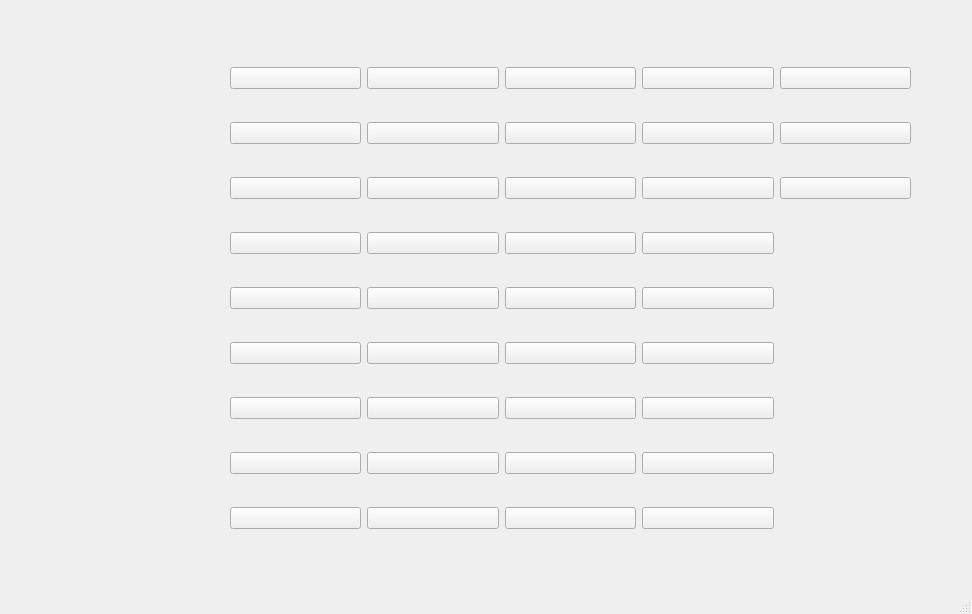
<?xml version="1.0" encoding="UTF-8"?>
<ui version="4.0">
 <class>MainWindow</class>
 <widget class="QMainWindow" name="MainWindow">
  <property name="geometry">
   <rect>
    <x>0</x>
    <y>0</y>
    <width>972</width>
    <height>614</height>
   </rect>
  </property>
  <property name="windowTitle">
   <string>Sudoku game</string>
  </property>
  <widget class="QWidget" name="centralwidget">
   <widget class="QWidget" name="gridLayoutWidget">
    <property name="geometry">
     <rect>
      <x>230</x>
      <y>40</y>
      <width>681</width>
      <height>521</height>
     </rect>
    </property>
    <layout class="QGridLayout" name="gridLayout">
     <item row="7" column="1">
      <widget class="QPushButton" name="s17">
       <property name="text">
        <string/>
       </property>
       <property name="checkable">
        <bool>true</bool>
       </property>
       <property name="autoExclusive">
        <bool>true</bool>
       </property>
       <property name="flat">
        <bool>false</bool>
       </property>
      </widget>
     </item>
     <item row="3" column="2">
      <widget class="QPushButton" name="s23">
       <property name="text">
        <string/>
       </property>
       <property name="checkable">
        <bool>true</bool>
       </property>
       <property name="autoExclusive">
        <bool>true</bool>
       </property>
       <property name="flat">
        <bool>false</bool>
       </property>
      </widget>
     </item>
     <item row="6" column="1">
      <widget class="QPushButton" name="s16">
       <property name="text">
        <string/>
       </property>
       <property name="checkable">
        <bool>true</bool>
       </property>
       <property name="autoExclusive">
        <bool>true</bool>
       </property>
       <property name="flat">
        <bool>false</bool>
       </property>
      </widget>
     </item>
     <item row="6" column="2">
      <widget class="QPushButton" name="s26">
       <property name="text">
        <string/>
       </property>
       <property name="checkable">
        <bool>true</bool>
       </property>
       <property name="autoExclusive">
        <bool>true</bool>
       </property>
       <property name="flat">
        <bool>false</bool>
       </property>
      </widget>
     </item>
     <item row="1" column="1">
      <widget class="QPushButton" name="s11">
       <property name="text">
        <string/>
       </property>
       <property name="checkable">
        <bool>true</bool>
       </property>
       <property name="autoExclusive">
        <bool>true</bool>
       </property>
       <property name="flat">
        <bool>false</bool>
       </property>
      </widget>
     </item>
     <item row="1" column="2">
      <widget class="QPushButton" name="s21">
       <property name="text">
        <string/>
       </property>
       <property name="checkable">
        <bool>true</bool>
       </property>
       <property name="autoExclusive">
        <bool>true</bool>
       </property>
       <property name="flat">
        <bool>false</bool>
       </property>
      </widget>
     </item>
     <item row="4" column="1">
      <widget class="QPushButton" name="s14">
       <property name="text">
        <string/>
       </property>
       <property name="checkable">
        <bool>true</bool>
       </property>
       <property name="autoExclusive">
        <bool>true</bool>
       </property>
       <property name="flat">
        <bool>false</bool>
       </property>
      </widget>
     </item>
     <item row="5" column="2">
      <widget class="QPushButton" name="s25">
       <property name="text">
        <string/>
       </property>
       <property name="checkable">
        <bool>true</bool>
       </property>
       <property name="autoExclusive">
        <bool>true</bool>
       </property>
       <property name="flat">
        <bool>false</bool>
       </property>
      </widget>
     </item>
     <item row="4" column="3">
      <widget class="QPushButton" name="s34">
       <property name="text">
        <string/>
       </property>
       <property name="checkable">
        <bool>true</bool>
       </property>
       <property name="autoExclusive">
        <bool>true</bool>
       </property>
       <property name="flat">
        <bool>false</bool>
       </property>
      </widget>
     </item>
     <item row="3" column="0">
      <widget class="QPushButton" name="s03">
       <property name="text">
        <string/>
       </property>
       <property name="checkable">
        <bool>true</bool>
       </property>
       <property name="autoExclusive">
        <bool>true</bool>
       </property>
       <property name="flat">
        <bool>false</bool>
       </property>
      </widget>
     </item>
     <item row="1" column="0">
      <widget class="QPushButton" name="s01">
       <property name="text">
        <string/>
       </property>
       <property name="checkable">
        <bool>true</bool>
       </property>
       <property name="autoExclusive">
        <bool>true</bool>
       </property>
       <property name="flat">
        <bool>false</bool>
       </property>
      </widget>
     </item>
     <item row="2" column="1">
      <widget class="QPushButton" name="s12">
       <property name="text">
        <string/>
       </property>
       <property name="checkable">
        <bool>true</bool>
       </property>
       <property name="autoExclusive">
        <bool>true</bool>
       </property>
       <property name="flat">
        <bool>false</bool>
       </property>
      </widget>
     </item>
     <item row="0" column="3">
      <widget class="QPushButton" name="s30">
       <property name="text">
        <string/>
       </property>
       <property name="checkable">
        <bool>true</bool>
       </property>
       <property name="autoExclusive">
        <bool>true</bool>
       </property>
       <property name="flat">
        <bool>false</bool>
       </property>
      </widget>
     </item>
     <item row="8" column="2">
      <widget class="QPushButton" name="s28">
       <property name="text">
        <string/>
       </property>
       <property name="checkable">
        <bool>true</bool>
       </property>
       <property name="autoExclusive">
        <bool>true</bool>
       </property>
       <property name="flat">
        <bool>false</bool>
       </property>
      </widget>
     </item>
     <item row="0" column="2">
      <widget class="QPushButton" name="s20">
       <property name="text">
        <string/>
       </property>
       <property name="checkable">
        <bool>true</bool>
       </property>
       <property name="autoExclusive">
        <bool>true</bool>
       </property>
       <property name="flat">
        <bool>false</bool>
       </property>
      </widget>
     </item>
     <item row="8" column="1">
      <widget class="QPushButton" name="s18">
       <property name="text">
        <string/>
       </property>
       <property name="checkable">
        <bool>true</bool>
       </property>
       <property name="autoExclusive">
        <bool>true</bool>
       </property>
       <property name="flat">
        <bool>false</bool>
       </property>
      </widget>
     </item>
     <item row="8" column="3">
      <widget class="QPushButton" name="s38">
       <property name="text">
        <string/>
       </property>
       <property name="checkable">
        <bool>true</bool>
       </property>
       <property name="autoExclusive">
        <bool>true</bool>
       </property>
       <property name="flat">
        <bool>false</bool>
       </property>
      </widget>
     </item>
     <item row="2" column="0">
      <widget class="QPushButton" name="s02">
       <property name="text">
        <string/>
       </property>
       <property name="checkable">
        <bool>true</bool>
       </property>
       <property name="autoExclusive">
        <bool>true</bool>
       </property>
       <property name="flat">
        <bool>false</bool>
       </property>
      </widget>
     </item>
     <item row="7" column="2">
      <widget class="QPushButton" name="s27">
       <property name="text">
        <string/>
       </property>
       <property name="checkable">
        <bool>true</bool>
       </property>
       <property name="autoExclusive">
        <bool>true</bool>
       </property>
       <property name="flat">
        <bool>false</bool>
       </property>
      </widget>
     </item>
     <item row="0" column="1">
      <widget class="QPushButton" name="s10">
       <property name="text">
        <string/>
       </property>
       <property name="checkable">
        <bool>true</bool>
       </property>
       <property name="autoExclusive">
        <bool>true</bool>
       </property>
       <property name="flat">
        <bool>false</bool>
       </property>
      </widget>
     </item>
     <item row="6" column="0">
      <widget class="QPushButton" name="s06">
       <property name="text">
        <string/>
       </property>
       <property name="checkable">
        <bool>true</bool>
       </property>
       <property name="autoExclusive">
        <bool>true</bool>
       </property>
       <property name="flat">
        <bool>false</bool>
       </property>
      </widget>
     </item>
     <item row="3" column="1">
      <widget class="QPushButton" name="s13">
       <property name="text">
        <string/>
       </property>
       <property name="checkable">
        <bool>true</bool>
       </property>
       <property name="autoExclusive">
        <bool>true</bool>
       </property>
       <property name="flat">
        <bool>false</bool>
       </property>
      </widget>
     </item>
     <item row="2" column="3">
      <widget class="QPushButton" name="s32">
       <property name="text">
        <string/>
       </property>
       <property name="checkable">
        <bool>true</bool>
       </property>
       <property name="autoExclusive">
        <bool>true</bool>
       </property>
       <property name="flat">
        <bool>false</bool>
       </property>
      </widget>
     </item>
     <item row="1" column="3">
      <widget class="QPushButton" name="s31">
       <property name="text">
        <string/>
       </property>
       <property name="checkable">
        <bool>true</bool>
       </property>
       <property name="autoExclusive">
        <bool>true</bool>
       </property>
       <property name="flat">
        <bool>false</bool>
       </property>
      </widget>
     </item>
     <item row="5" column="0">
      <widget class="QPushButton" name="s05">
       <property name="text">
        <string/>
       </property>
       <property name="checkable">
        <bool>true</bool>
       </property>
       <property name="autoExclusive">
        <bool>true</bool>
       </property>
       <property name="flat">
        <bool>false</bool>
       </property>
      </widget>
     </item>
     <item row="7" column="3">
      <widget class="QPushButton" name="s37">
       <property name="text">
        <string/>
       </property>
       <property name="checkable">
        <bool>true</bool>
       </property>
       <property name="autoExclusive">
        <bool>true</bool>
       </property>
       <property name="flat">
        <bool>false</bool>
       </property>
      </widget>
     </item>
     <item row="8" column="0">
      <widget class="QPushButton" name="s08">
       <property name="text">
        <string/>
       </property>
       <property name="checkable">
        <bool>true</bool>
       </property>
       <property name="autoExclusive">
        <bool>true</bool>
       </property>
       <property name="flat">
        <bool>false</bool>
       </property>
      </widget>
     </item>
     <item row="5" column="1">
      <widget class="QPushButton" name="s15">
       <property name="text">
        <string/>
       </property>
       <property name="checkable">
        <bool>true</bool>
       </property>
       <property name="autoExclusive">
        <bool>true</bool>
       </property>
       <property name="flat">
        <bool>false</bool>
       </property>
      </widget>
     </item>
     <item row="4" column="0">
      <widget class="QPushButton" name="s04">
       <property name="text">
        <string/>
       </property>
       <property name="checkable">
        <bool>true</bool>
       </property>
       <property name="autoExclusive">
        <bool>true</bool>
       </property>
       <property name="flat">
        <bool>false</bool>
       </property>
      </widget>
     </item>
     <item row="0" column="0">
      <widget class="QPushButton" name="s00">
       <property name="text">
        <string/>
       </property>
       <property name="checkable">
        <bool>true</bool>
       </property>
       <property name="autoExclusive">
        <bool>true</bool>
       </property>
       <property name="flat">
        <bool>false</bool>
       </property>
      </widget>
     </item>
     <item row="5" column="3">
      <widget class="QPushButton" name="s35">
       <property name="text">
        <string/>
       </property>
       <property name="checkable">
        <bool>true</bool>
       </property>
       <property name="autoExclusive">
        <bool>true</bool>
       </property>
       <property name="flat">
        <bool>false</bool>
       </property>
      </widget>
     </item>
     <item row="7" column="0">
      <widget class="QPushButton" name="s07">
       <property name="text">
        <string/>
       </property>
       <property name="checkable">
        <bool>true</bool>
       </property>
       <property name="autoExclusive">
        <bool>true</bool>
       </property>
       <property name="flat">
        <bool>false</bool>
       </property>
      </widget>
     </item>
     <item row="6" column="3">
      <widget class="QPushButton" name="s36">
       <property name="text">
        <string/>
       </property>
       <property name="checkable">
        <bool>true</bool>
       </property>
       <property name="autoExclusive">
        <bool>true</bool>
       </property>
       <property name="flat">
        <bool>false</bool>
       </property>
      </widget>
     </item>
     <item row="2" column="2">
      <widget class="QPushButton" name="s22">
       <property name="text">
        <string/>
       </property>
       <property name="checkable">
        <bool>true</bool>
       </property>
       <property name="autoExclusive">
        <bool>true</bool>
       </property>
       <property name="flat">
        <bool>false</bool>
       </property>
      </widget>
     </item>
     <item row="3" column="3">
      <widget class="QPushButton" name="s33">
       <property name="text">
        <string/>
       </property>
       <property name="checkable">
        <bool>true</bool>
       </property>
       <property name="autoExclusive">
        <bool>true</bool>
       </property>
       <property name="flat">
        <bool>false</bool>
       </property>
      </widget>
     </item>
     <item row="4" column="2">
      <widget class="QPushButton" name="s24">
       <property name="text">
        <string/>
       </property>
       <property name="checkable">
        <bool>true</bool>
       </property>
       <property name="autoExclusive">
        <bool>true</bool>
       </property>
       <property name="flat">
        <bool>false</bool>
       </property>
      </widget>
     </item>
     <item row="0" column="4">
      <widget class="QPushButton" name="s40">
       <property name="text">
        <string/>
       </property>
       <property name="checkable">
        <bool>true</bool>
       </property>
       <property name="autoExclusive">
        <bool>true</bool>
       </property>
       <property name="flat">
        <bool>false</bool>
       </property>
      </widget>
     </item>
     <item row="1" column="4">
      <widget class="QPushButton" name="s41">
       <property name="text">
        <string/>
       </property>
       <property name="checkable">
        <bool>true</bool>
       </property>
       <property name="autoExclusive">
        <bool>true</bool>
       </property>
       <property name="flat">
        <bool>false</bool>
       </property>
      </widget>
     </item>
     <item row="2" column="4">
      <widget class="QPushButton" name="s42">
       <property name="text">
        <string/>
       </property>
       <property name="checkable">
        <bool>true</bool>
       </property>
       <property name="autoExclusive">
        <bool>true</bool>
       </property>
       <property name="flat">
        <bool>false</bool>
       </property>
      </widget>
     </item>
    </layout>
   </widget>
  </widget>
  <widget class="QMenuBar" name="menubar">
   <property name="geometry">
    <rect>
     <x>0</x>
     <y>0</y>
     <width>972</width>
     <height>33</height>
    </rect>
   </property>
  </widget>
  <widget class="QStatusBar" name="statusbar"/>
 </widget>
 <resources/>
 <connections/>
</ui>
